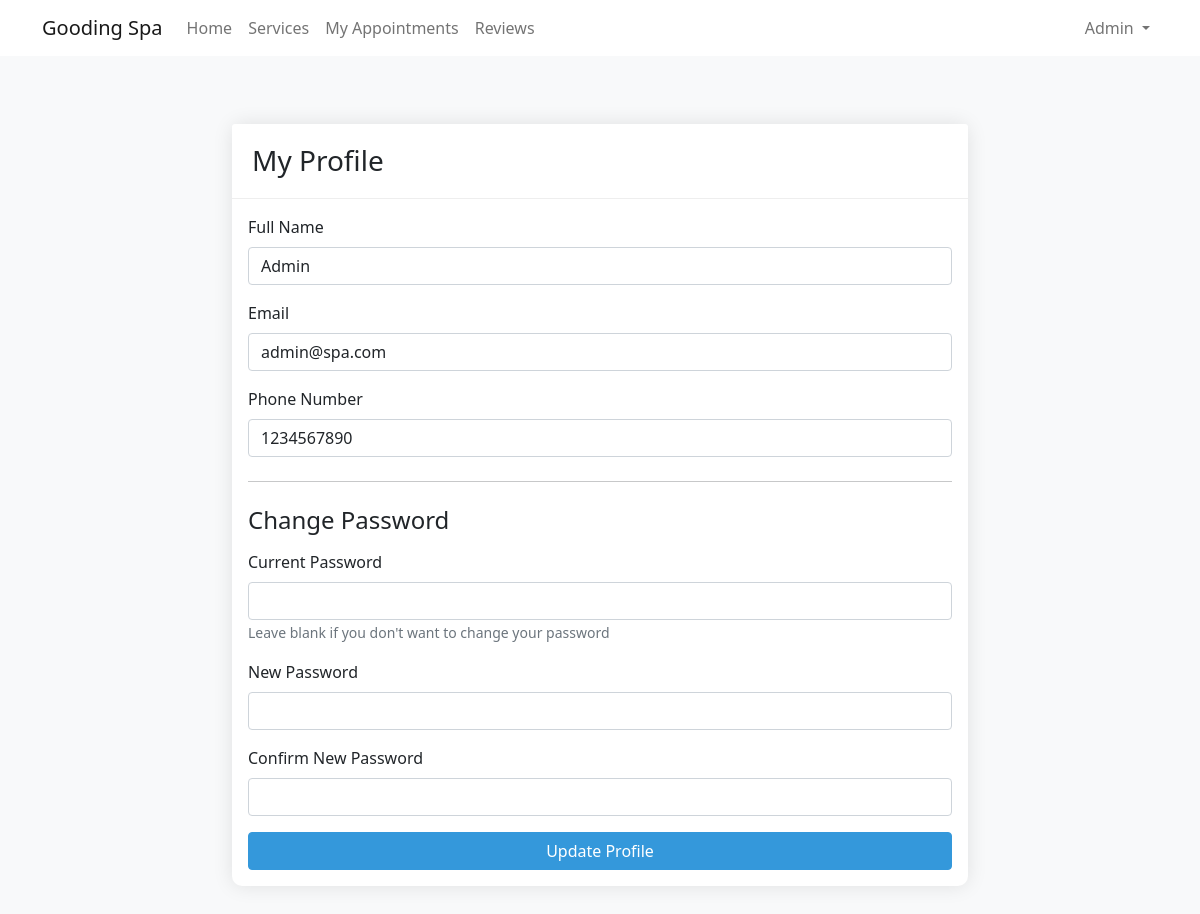
The app's page /profile.php (signed in) with its own data.
### tables this page shows
CREATE TABLE users (
    id INT AUTO_INCREMENT PRIMARY KEY,
    fullname VARCHAR(100) NOT NULL,
    email VARCHAR(100) NOT NULL UNIQUE,
    phone VARCHAR(20) NOT NULL,
    password VARCHAR(255) NOT NULL,
    role ENUM('customer', 'therapist', 'admin') NOT NULL,
    created_at TIMESTAMP DEFAULT CURRENT_TIMESTAMP,
    updated_at TIMESTAMP DEFAULT CURRENT_TIMESTAMP ON UPDATE CURRENT_TIMESTAMP
);

### public/profile.php (the view, shortened to what this page needs)
<?php
$database = new Database();
$conn = $database->getConnection();
$stmt = $conn->prepare("SELECT * FROM users WHERE id = ?");
$stmt->bind_param("i", $_SESSION['user_id']);
$stmt->execute();
$user = $stmt->get_result()->fetch_assoc();
?>
<!DOCTYPE html>
<html lang="en">
<head>
    <link href="https://cdn.jsdelivr.net/npm/bootstrap@5.1.3/dist/css/bootstrap.min.css" rel="stylesheet">
    <link rel="stylesheet" href="https://cdnjs.cloudflare.com/ajax/libs/font-awesome/5.15.4/css/all.min.css">
</head>
<body class="bg-light">
    <?php include 'navbar.php'; ?>
    <div class="container py-5">
        <div class="row justify-content-center">
            <div class="col-md-8">
                <div class="card">
                    <div class="card-header">
                        <h3 class="mb-0">My Profile</h3>
                    </div>
                    <div class="card-body">
                        <form method="POST" action="profile.php">
                            <div class="mb-3">
                                <label for="fullname" class="form-label">Full Name</label>
                                <input type="text" class="form-control" id="fullname" name="fullname"
                                       value="<?php echo htmlspecialchars($user['fullname']); ?>" required>
                            </div>
                            <div class="mb-3">
                                <label for="email" class="form-label">Email</label>
                                <input type="email" class="form-control" id="email" name="email"
                                       value="<?php echo htmlspecialchars($user['email']); ?>" required>
                            </div>
                            <div class="mb-3">
                                <label for="phone" class="form-label">Phone Number</label>
                                <input type="tel" class="form-control" id="phone" name="phone"
                                       value="<?php echo htmlspecialchars($user['phone']); ?>" required>
                            </div>
                            <hr class="my-4">
                            <h4 class="mb-3">Change Password</h4>
                            <div class="mb-3">
                                <label for="current_password" class="form-label">Current Password</label>
                                <input type="password" class="form-control" id="current_password" name="current_password">
                                <small class="text-muted">Leave blank if you don't want to change your password</small>
                            </div>
                            <div class="mb-3">
                                <label for="new_password" class="form-label">New Password</label>
                                <input type="password" class="form-control" id="new_password" name="new_password">
                            </div>
                            <div class="mb-3">
                                <label for="confirm_password" class="form-label">Confirm New Password</label>
                                <input type="password" class="form-control" id="confirm_password" name="confirm_password">
                            </div>
                            <div class="d-grid">
                                <button type="submit" class="btn btn-primary">Update Profile</button>
                            </div>
                        </form>
                    </div>
                </div>
            </div>
        </div>
    </div>
</body>
</html>

### public/profile.php (style rules this page uses)
.card { border: none; border-radius: 10px; box-shadow: 0 0 20px rgba(0,0,0,0.1); }
.card-header { background-color: #fff; border-bottom: 1px solid #eee; padding: 20px; }
.btn-primary { background-color: #3498db; border-color: #3498db; }

### records on screen
users: fullname "Admin", email "admin@spa.com", phone "1234567890"

### other values on screen
$_SESSION['fullname'] "Admin"
